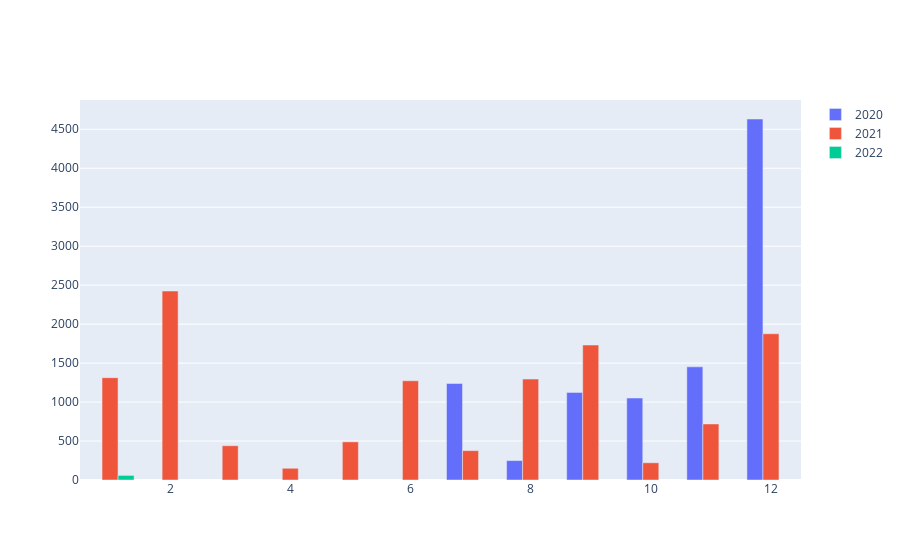

The notebook cell saved with this chart:
### Code cell
data = []
for ano in df.Ano.unique():
    df_filter = df[df.Ano==ano]
    x = list(df_filter['Mês'].values)
    y = list(df_filter[df.Ano==ano].Peso.values)
    bar = go.Bar(name=str(ano), x=x, y=y)
    data.append(bar)
fig = go.Figure(data=data)
fig.show()

### Figure 1 — Plotly figure (JSON) as saved in the notebook; plotly's stock layout.template omitted (floating-point values rounded to 4 significant figures)
{"data": [{"name": "2020", "type": "bar", "x": [7, 8, 9, 10, 11, 12], "y": [1239, 249, 1124, 1052, 1452, 4632]}, {"name": "2021", "type": "bar", "x": [1, 2, 3, 4, 5, 6, 7, 8, 9, 10, 11, 12], "y": [1313, 2425, 440, 150.5, 489.5, 1274.0, 377, 1295.0, 1732, 221, 719, 1876.0]}, {"name": "2022", "type": "bar", "x": [1], "y": [59]}], "layout": {"autosize": true, "xaxis": {"autorange": true, "range": [0.5, 12.5], "type": "linear"}, "yaxis": {"autorange": true, "range": [0, 4876.0], "type": "linear"}}}
